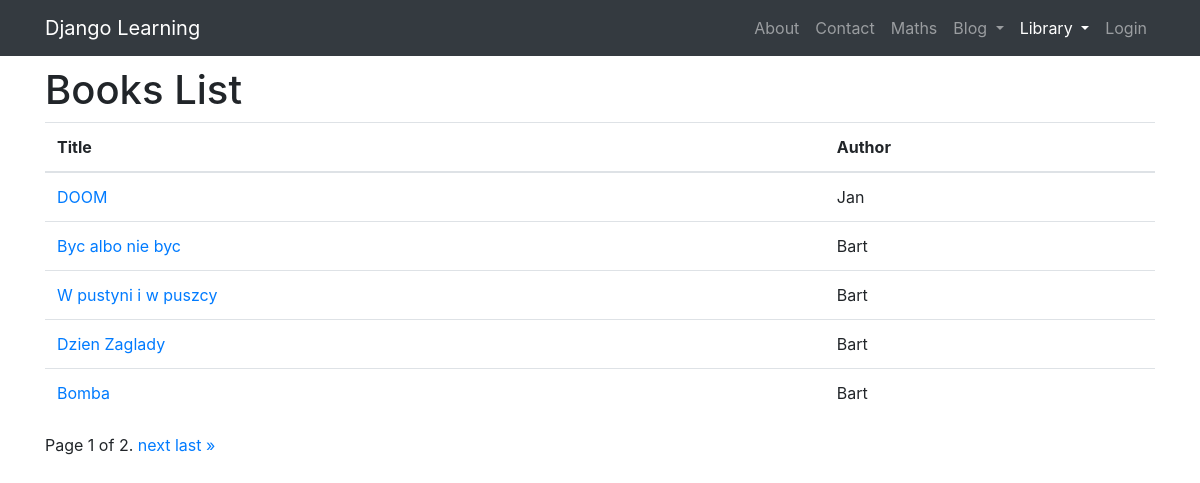
The page /books/all-books on the database its author committed.
### books/models.py (models this page shows, shortened)
class Book(models.Model):
    title = models.CharField(max_length=150, null=False)
    description = models.TextField(null=False)
    image = models.ImageField(upload_to='books/photos/%Y/%m/%d', null=True, blank=True, default=None)
    author = models.ForeignKey(
        'books.author',
        on_delete=models.CASCADE,
        null=False,
        blank=False
    )
    tags = models.ManyToManyField('books.Tag', related_name='books')

class Author(models.Model):
    name = models.CharField(max_length=150, null=False)
    surname = models.CharField(max_length=150, null=False)
    author_bio = models.TextField(blank=True, null=True)

### books/templates/books_list.html (shortened to what this page needs)
{% extends "main.html" %}
{% load bootstrap4 %}
{% block content %}
<h1>Books List</h1>
<table class="table">
    <thead>
        <tr>
            <th>Title</th>
            <th>Author</th>
        </tr>
    </thead>
    <tbody>
        {% for book in book_list %}
        <tr>
            <td><a href="{% url 'books:book_details' pk=book.pk %}">{{ book.title }}</a></td>
            <td>{{ book.author.name }}</td>
        </tr>
        {% endfor %}
    </tbody>
</table>
<div class="pagination">
    <span class="step-links">
        {% if is_paginated %}
            <span class="current">
                Page {{ page_obj.number }} of {{ page_obj.paginator.num_pages }}.
            </span>
            {% if page_obj.has_next %}
                <a href="?page={{ page_obj.next_page_number }}">next</a>
                <a href="?page={{ page_obj.paginator.num_pages }}">last &raquo;</a>
            {% endif %}
        {% endif %}
    </span>
</div>
{% endblock %}

### rows shown on the page
Book: title "DOOM", author.name "Jan"
Book: title "Byc albo nie byc", author.name "Bart"
Book: title "W pustyni i w puszcy", author.name "Bart"
Book: title "Dzien Zaglady", author.name "Bart"
Book: title "Bomba", author.name "Bart"

### other values the page prints
{{ page_obj.number }} "1"
{{ page_obj.paginator.num_pages }} "2"
